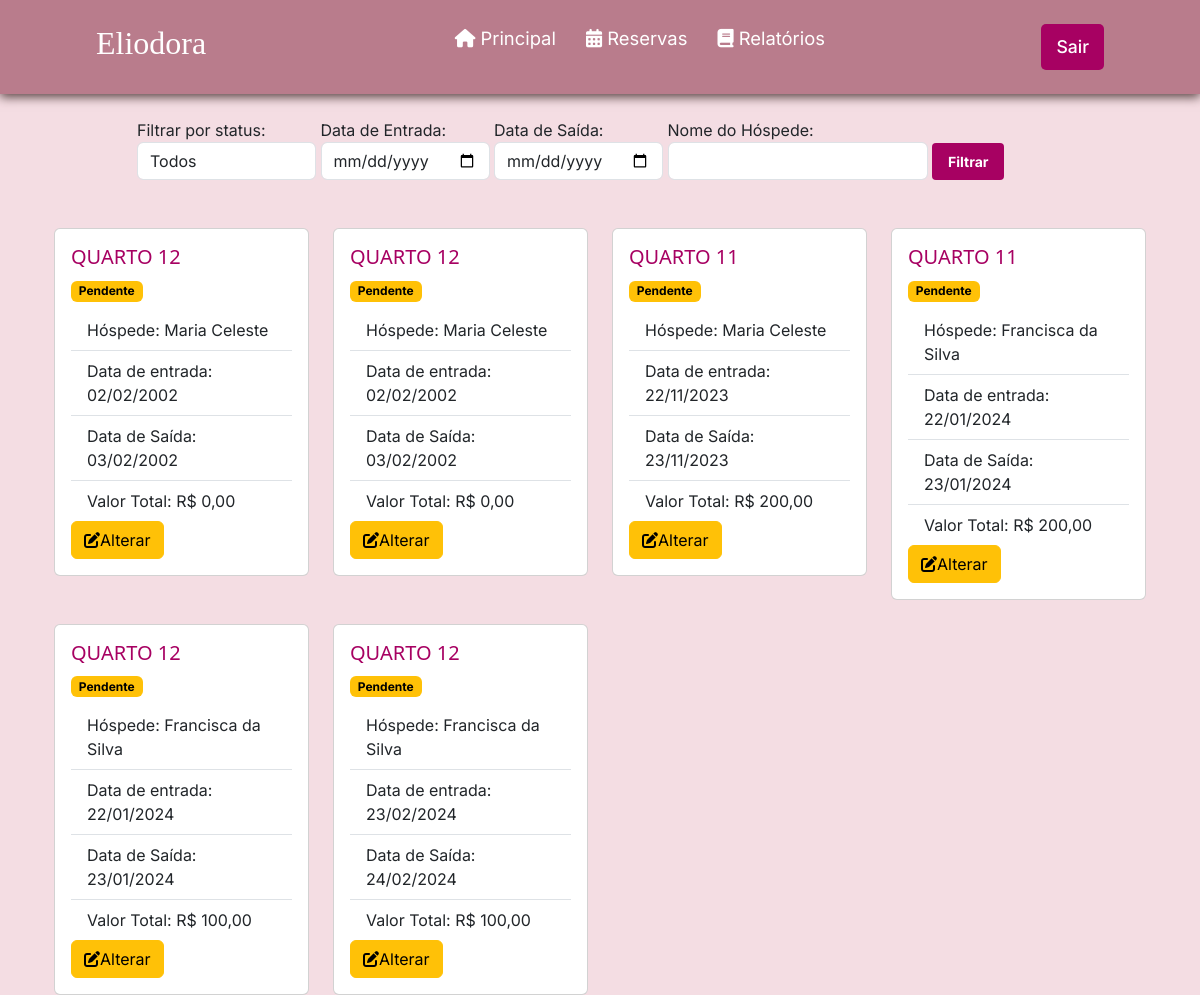
The page /controlarReserva.php on the database as committed earlier.
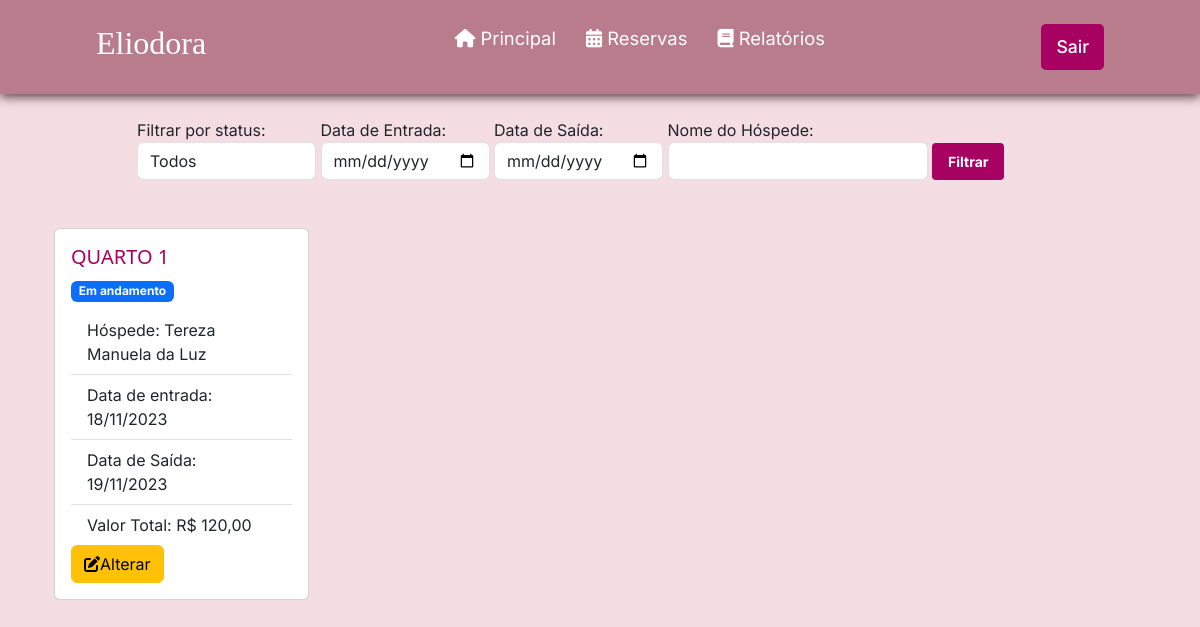
The same page on the database as committed later.
### tables this page shows
CREATE TABLE `reserva` (
  `id` int(11) NOT NULL,
  `status` int(11) NOT NULL DEFAULT 1,
  `dataEntrada` date NOT NULL,
  `dataSaida` date NOT NULL,
  `valorTotalReserva` double(11,2) NOT NULL,
  `quantHospede` int(1) NOT NULL,
  `observacao` varchar(200) NOT NULL,
  `id_hospede` int(11) DEFAULT NULL,
  `id_quarto` int(11) DEFAULT NULL,
  `id_funcionario` int(11) DEFAULT NULL,
  `datacadastro` datetime NOT NULL DEFAULT current_timestamp()
);

CREATE TABLE `quarto` (
  `id` int(11) NOT NULL,
  `status` varchar(3) NOT NULL,
  `numero` int(11) NOT NULL,
  `tipo` varchar(8) NOT NULL,
  `capacidade` int(45) NOT NULL,
  `valorDiaria` double(11,2) NOT NULL
);

CREATE TABLE `hospede` (
  `id` int(11) NOT NULL,
  `nome` varchar(100) NOT NULL,
  `cpf` varchar(15) NOT NULL,
  `dataNascimento` date NOT NULL,
  `genero` varchar(1) NOT NULL,
  `estado` varchar(100) NOT NULL,
  `cidade` varchar(100) NOT NULL,
  `bairro` varchar(100) NOT NULL,
  `endereco` varchar(100) NOT NULL,
  `numeroEndereco` int(11) NOT NULL,
  `cep` varchar(15) NOT NULL,
  `email` varchar(45) NOT NULL,
  `telefone` varchar(20) NOT NULL,
  `contatoEmergencia` varchar(20) NOT NULL
);

### controlarReserva.php (the view, shortened to what this page needs)
<?php
function getStatusName($statusNumber)
{
    switch ($statusNumber) {
        case 1:
            return ['Pendente', 'warning'];
        case 2:
            return ['Em andamento', 'primary'];
    }
}
require_once("conexao.php");
?>
<!DOCTYPE html>
<head>
    <link href="css/style.css" rel="stylesheet">
</head>
<?php require_once("cabecalho.php"); ?>
<body>
    <br>
    <div class="container">
    <div class="row justify-content-center">
        <div class="col-md-10">
            <form method="GET" action="<?php echo $_SERVER['PHP_SELF']; ?>">
                <label for="statusSelect">Filtrar por status:
                    <select name="status" id="statusSelect" class="form-control mr-sm-2">
                        <option value="">Todos</option>
                    </select>
                </label>
                <label for="dataEntrada">Data de Entrada:
                    <input type="date" id="dataEntrada" name="dataEntrada" class="form-control mr-sm-2">
                </label>
                <label for="dataSaida">Data de Saída:
                    <input type="date" id="dataSaida" name="dataSaida" class="form-control mr-sm-2">
                </label>
                <label for="nome">Nome do Hóspede:
                    <input type="text" id="nome" name="nome" class="form-control mr-sm-2">
                </label>
                <button type="submit" class="filter-button">Filtrar</button>
            </form>
        </div>
        <div class="row row-cols 1 row-cols-md-4 g-4">
            <?php
            $sql = "SELECT reserva.*, hospede.nome as hospede_nome, quarto.numero as quarto_numero
                    FROM reserva
                    LEFT JOIN hospede ON hospede.id = reserva.id_hospede
                    LEFT JOIN quarto ON quarto.id = reserva.id_quarto
                    WHERE 1";
            $sql .= " ORDER BY reserva.dataEntrada ASC";
            $resultado = mysqli_query($conexao, $sql);
            if ($resultado) {
                $reservas = [];
                while ($linha = mysqli_fetch_array($resultado)) {
                    $reservas[] = $linha;
                }
                foreach ($reservas as $reserva) {
                    $statusInfo = getStatusName($reserva['status']);
                    $statusText = $statusInfo[0];
                    $statusClass = $statusInfo[1];
                    ?>
                    <div class="col-md">
                        <div class="card">
                            <div class="card-body">
                                <div class="card-title">
                                    <h5 style="color: #a70162; font-family: 'Segoe UI'">QUARTO
                                        <?= $reserva['quarto_numero'] ?>
                                    </h5>
                                    <label class="badge text-bg-<?= $statusClass ?>">
                                        <?= $statusText ?>
                                    </label>
                                </div>
                                <ul class="list-group list-group-flush">
                                    <li class="list-group-item">Hóspede:
                                        <?= $reserva['hospede_nome'] ?>
                                    </li>
                                    <li class="list-group-item">Data de entrada:
                                        <?= date('d/m/Y', strtotime($reserva['dataEntrada'])) ?>
                                    </li>
                                    <li class="list-group-item">Data de Saída:
                                        <?= date('d/m/Y', strtotime($reserva['dataSaida'])) ?>
                                    </li>
                                    <li class="list-group-item">Valor Total: R$
                                        <?= number_format($reserva['valorTotalReserva'], 2, ',', '.') ?>
                                    </li>
                                </ul>
                                <a href="alterarReserva.php?id=<?= $reserva['id'] ?>" class="btn btn-warning">
                                    <i class="fa-solid fa-pen-to-square"></i>Alterar
                                </a>
                            </div>
                        </div>
                    </div>
                    <?php
                }
            } else {
                echo "Erro na consulta: " . mysqli_error($conexao);
            }
            ?>
        </div>
    </div>
</body>
</html>

### cabecalho.php (shortened to what this page needs)
<!DOCTYPE html>
<html lang="pt-br">
<head>
<link href="https://cdn.jsdelivr.net/npm/bootstrap@5.3.0-alpha3/dist/css/bootstrap.min.css"
rel="stylesheet">
</head>
<body>

### css/style.css (style rules this page uses)
* { padding: 0; margin: 0; font-family: 'Inter', sans-serif; }
body { background-color: #f4dde3; }
header { background-color: #b97c8c; box-shadow: 0px 3px 10px #563f3f; }
.nav-bar { display: flex; justify-content: space-between; padding: 1.5rem 6rem; }
.logo { display: flex; align-items: center; }
.logo h2 { color: #fff; }
.nav-list { display: flex; align-items: center; }
.nav-list ul { display: flex; justify-content: center; list-style: none; }
.nav-item { margin: 0 15px; }
.nav-link { text-decoration: none; font-size: 1.15rem; color: #ffffff; font-weight: 400; }
.login-button button { border: none; padding: 10px 15px; border-radius: 5px; background-color: #a70162; }
.login-button button a { text-decoration: none; color: #fff; font-weight: 500; font-size: 1.1rem; }

### controlarReserva.php (style rules this page uses)
.filter-button { padding: 8px 16px; font-size: 14px; font-weight: bold; color: #fff; background-color: #a70162; border: none; border-radius: 4px; cursor: pointer; transition: background-color 0.3s ease; }

Rows that differ between the two databases and show on the page:
removed reserva: id_quarto.numero "12", status "Pendente", id_hospede.nome "Maria Celeste", dataEntrada "02/02/2002", dataSaida "03/02/2002", valorTotalReserva "0,00"
removed reserva: id_quarto.numero "12", status "Pendente", id_hospede.nome "Maria Celeste", dataEntrada "02/02/2002", dataSaida "03/02/2002", valorTotalReserva "0,00"
removed reserva: id_quarto.numero "11", status "Pendente", id_hospede.nome "Maria Celeste", dataEntrada "22/11/2023", dataSaida "23/11/2023", valorTotalReserva "200,00"
removed reserva: id_quarto.numero "11", status "Pendente", id_hospede.nome "Francisca da Silva", dataEntrada "22/01/2024", dataSaida "23/01/2024", valorTotalReserva "200,00"
removed reserva: id_quarto.numero "12", status "Pendente", id_hospede.nome "Francisca da Silva", dataEntrada "22/01/2024", dataSaida "23/01/2024", valorTotalReserva "100,00"
removed reserva: id_quarto.numero "12", status "Pendente", id_hospede.nome "Francisca da Silva", dataEntrada "23/02/2024", dataSaida "24/02/2024", valorTotalReserva "100,00"
added reserva: id_quarto.numero "1", status "Em andamento", id_hospede.nome "Tereza Manuela da Luz", dataEntrada "18/11/2023", dataSaida "19/11/2023", valorTotalReserva "120,00"
